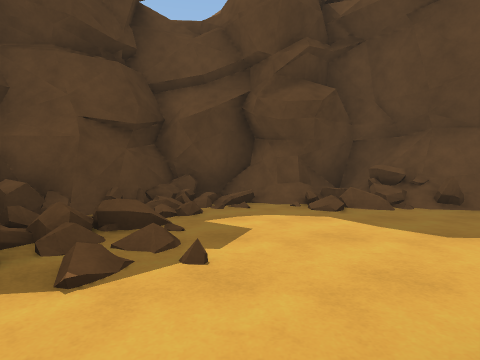
view 1 (above)

24 first-person views from a walk through a 3-D level made in the Unity game engine. The camera is 1.2 m above the floor, tilts 2° down and sees 80° across. The floor is counted in squares, 2 m on a side. Each view is taken from the middle of a square. On the plan, view 1 faces up. The plan holds only what a view shows up to about 9 squares ahead; the rest is blank. The place goes on beyond the plan. The player is left out. Some animated figures are not drawn.

view 2
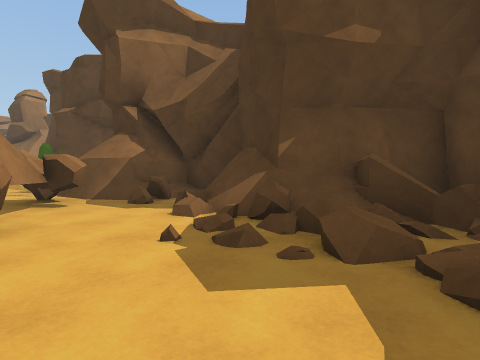

view 3
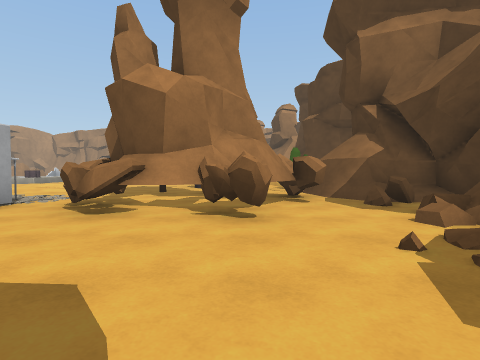

view 4
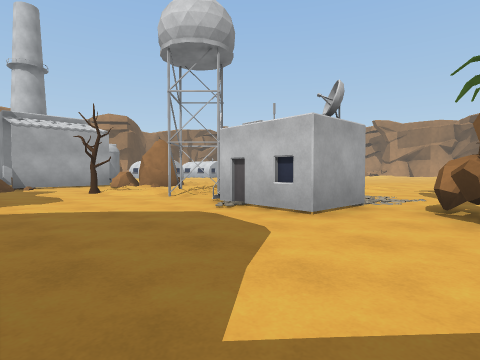

view 5
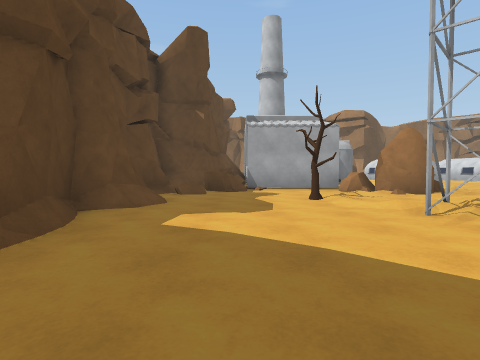

view 6
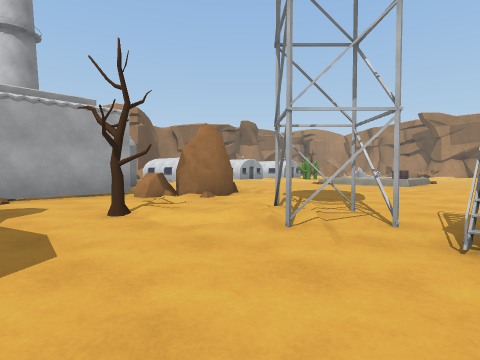

view 7
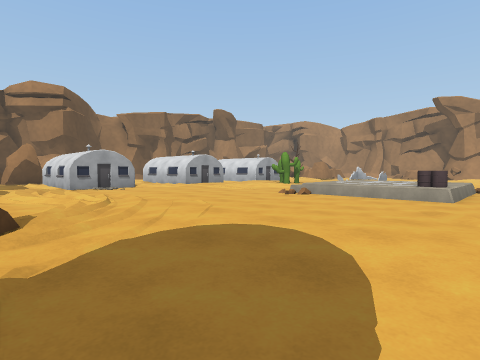

view 8
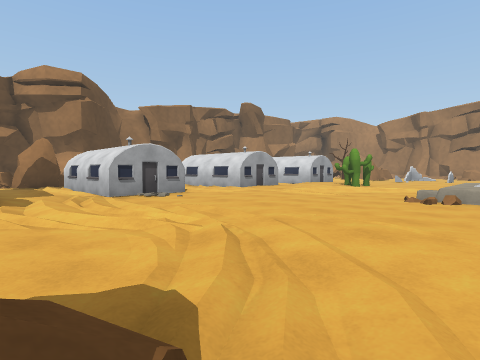

view 9
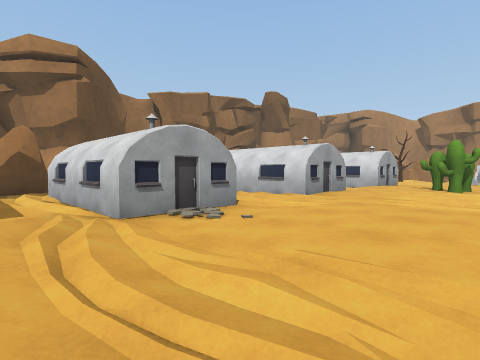

view 10
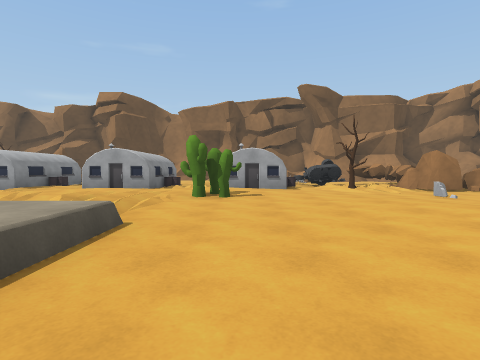

view 11
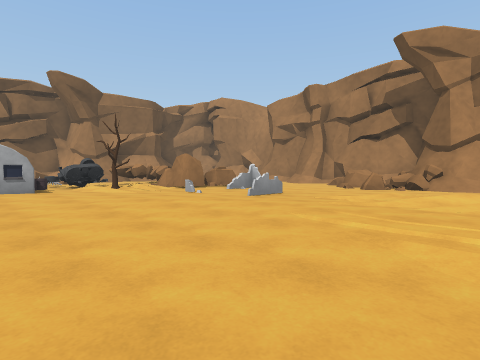

view 12
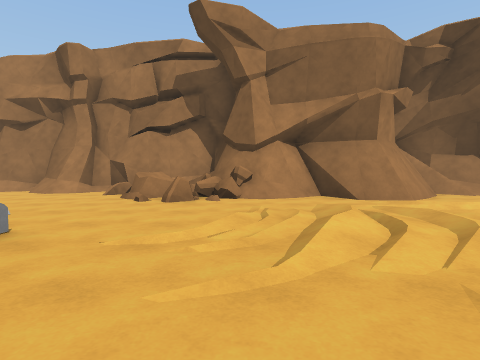

view 13
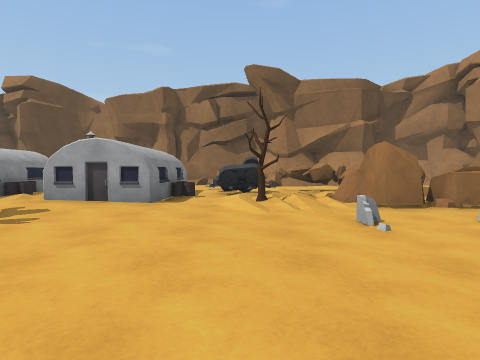

view 14
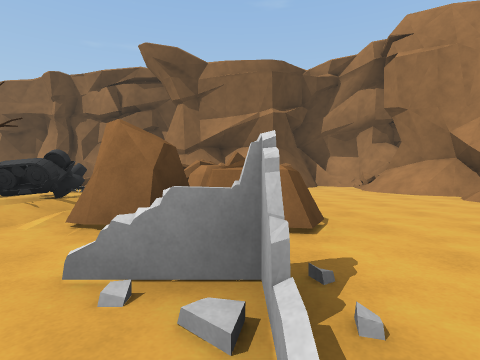

view 15
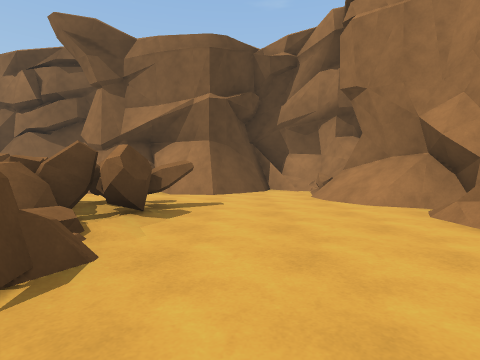

view 16
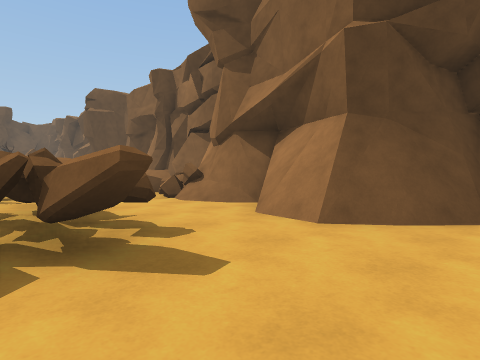

view 17
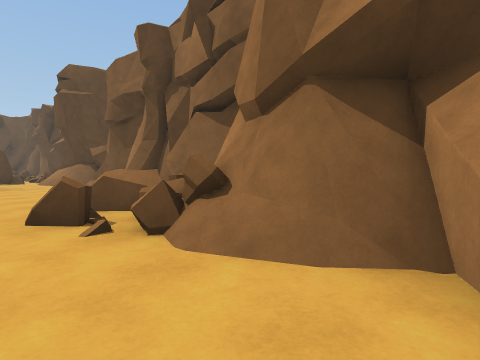

view 18
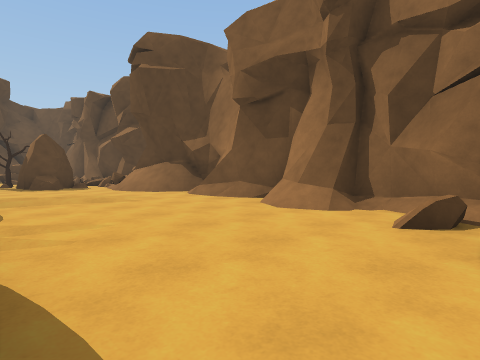

view 19
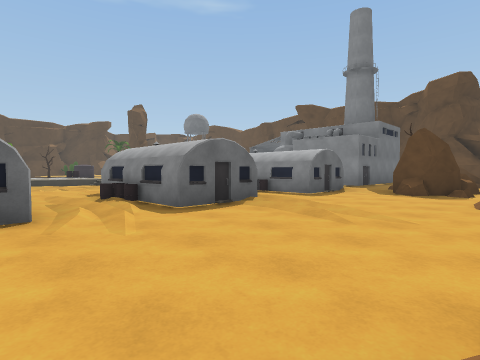

view 20
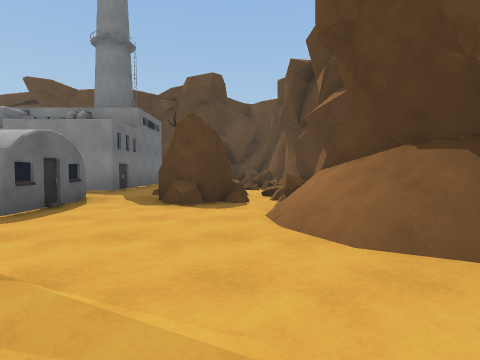

view 21
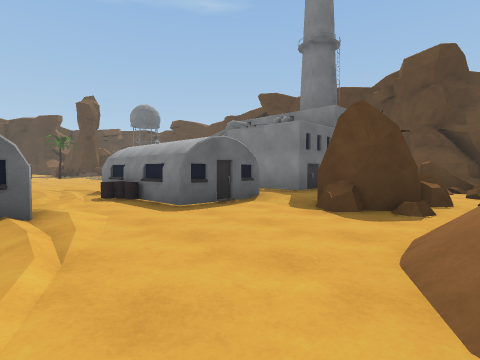

view 22
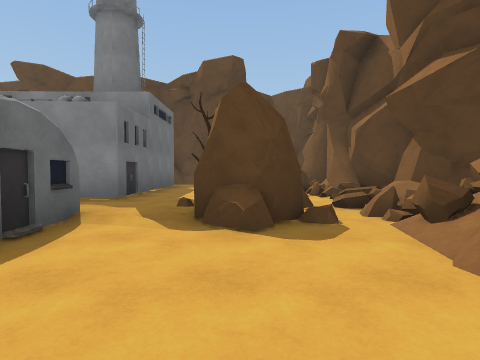

view 23
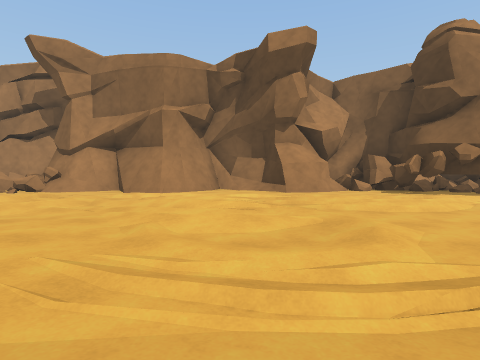

view 24
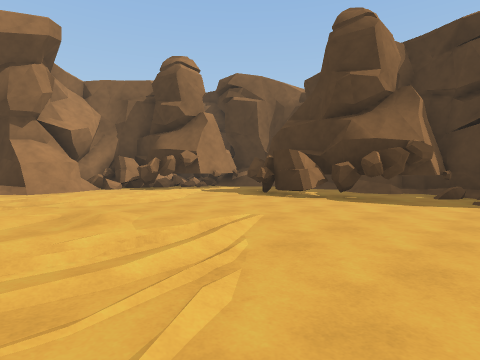

### Floor plan
Key: @ floor where view 1 was taken; # wall or solid block; x gap in a wall; . main floor; : floor 0.25 m higher than the main floor; + floor 0.5 m higher than the main floor; / step, stairs or slope; = window, fence, low wall or low ledge; ^ raised ledge; C cactus; B building; T tree; R rock; A tank; O other object.
Columns run from 3 left of view 1 to 27 right of it. Each row starts with its distance up from view 1.
  6    #####   #####
  5  ####==#   #.#/###
  4 ##/.............=^
  3 ##/............./#
  2 #=#..............#
  1 #=#...........T..#      #. ## #
  0 #=.@##^##O#x#/./R#      #.. ==#
 -1 #=.####^BBB.#/.RR       #.. /=#
 -2 ##.#   ..B...///R..//  ##.T ..#
 -3  ###   ........//.//://.... R=#
 -4    /  T..///......//././//RRR=#
 -5   C/  ...///....::...BBBBB.RR=#
 -6   CC    .:  /.....::..BBBB...##
 -7             .......:../B...../#
 -8             ........:.//.//../#
 -9              #+++../::BBBB//./#
-10              ++++../.:BBBB....#
-11              //+////.:.B/.....#
-12              //....CC:.../.../#
-13     .....:   ......C.:B B..../#
-14 #......./:   .........BBBB...##
-15 ###....//.:  /.........B....^=#
-16  ##........: :...:...//AA..=^#
-17   ##...././:........./TAA..=##
-18   ##....//....... .../R.RR..##
-19    ..//////////......RRRRR..#
-20    .///////.////...OORRRRR./#
-21    #..././///.........R..R./#
-22    ##....../.....=..........##
-23    ######./##./#=^...........#
-24         #########==......///=#
-25                 ########/#####
-26                        ###

Positions as (right, up) in squares from view 1, and headings:
1: (0, 0), facing up
2: (1, 4), facing down-left
3: (1, 4), facing down
4: (3, 4), facing down-right
5: (5, 3), facing right
6: (7, 3), facing down-right
7: (9, -2), facing down-right
8: (12, -2), facing down-right
9: (15, -3), facing down-right
10: (10, -13), facing right
11: (10, -13), facing down-right
12: (12, -16), facing down
13: (13, -16), facing right
14: (15, -20), facing right
15: (17, -22), facing right
16: (21, -23), facing up-right
17: (23, -20), facing up-right
18: (22, -15), facing up-right
19: (26, -13), facing up-left
20: (25, -10), facing up
21: (26, -9), facing up-left
22: (24, -8), facing up
23: (6, -14), facing down
24: (6, -13), facing down-left
